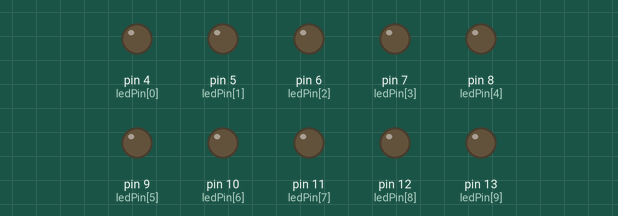
Simulated run of this sketch. Board: Arduino Uno, built with avr-gcc and run on an emulated ATmega328P. Shown: output pins drawn as LEDs (lit = HIGH).

Above: at 0.05 s.
At 0.55 s:
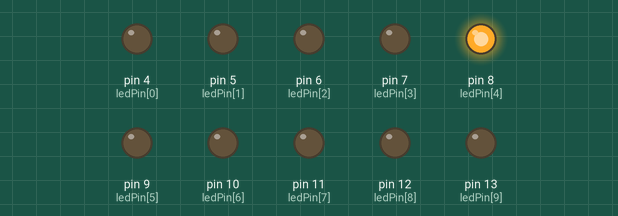
At 1.06 s:
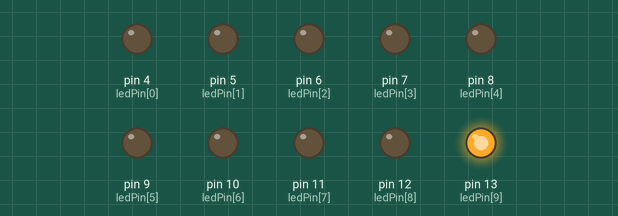
At 2.07 s:
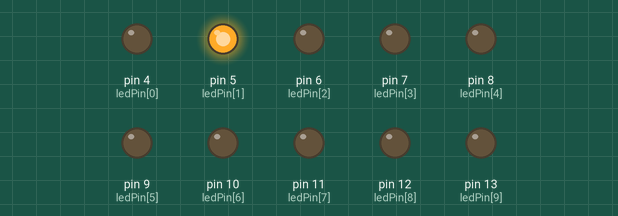
At 3.08 s:
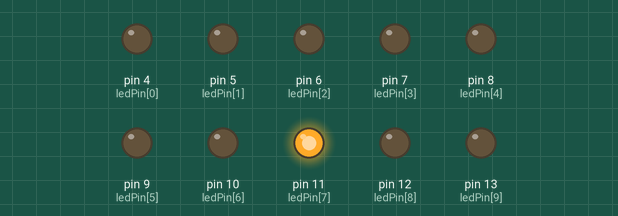
At 4.09 s:
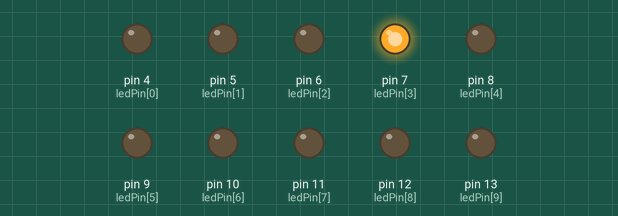
Timing chart, 0 to 4.4 s (numbered marks = the images above):
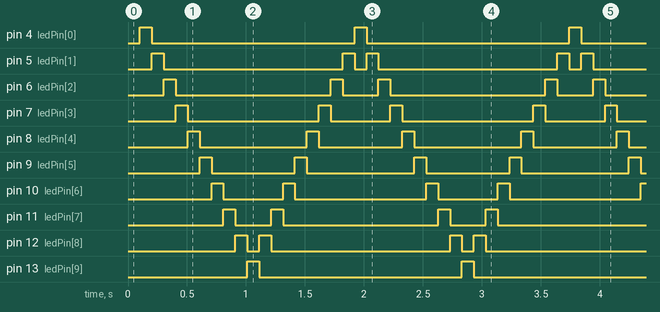

The sketch:

led_effects.ino
```cpp
byte ledPin[]={4,5,6,7,8,9,10,11,12,13}; //pinlerin numaralari tek seferde yazmak icin
int ledDelay(100);
int direction=1;
int currentLED=0;
unsigned long changeTime;
void setup() {
 for(int x=0; x<10; x++){
  pinMode(ledPin[x],OUTPUT);
  changeTime=millis();
 }
}

void loop() {
if((millis()-changeTime)>ledDelay){
  changeLed();
  changeTime=millis();
  }
}

void changeLed(){
  for(int x=x; x<10; x++){
    digitalWrite(ledPin[x],LOW);
  }
  digitalWrite(ledPin[currentLED],HIGH);
  currentLED=currentLED+direction;
  if(currentLED==9){
    direction=-1;
  }
  if(currentLED==0){
    direction=1;
  }
}
```

Measured:
- by itself, pin 4 (ledPin[0]), pin 13 (ledPin[9]): alternates HIGH for 0.10 s and LOW for 1.7 s
- by itself, pin 5 (ledPin[1]): repeats every 1.8 s: LOW 1.5 s, HIGH 0.10 s, LOW 0.10 s, HIGH 0.10 s
- by itself, pin 6 (ledPin[2]): repeats every 1.8 s: LOW 1.3 s, HIGH 0.10 s, LOW 0.30 s, HIGH 0.10 s
- by itself, pin 7 (ledPin[3]): repeats every 1.8 s: LOW 1.1 s, HIGH 0.10 s, LOW 0.51 s, HIGH 0.10 s
- by itself, pin 8 (ledPin[4]): repeats every 1.8 s: LOW 0.91 s, HIGH 0.10 s, LOW 0.71 s, HIGH 0.10 s
- by itself, pin 9 (ledPin[5]): repeats every 1.8 s: LOW 0.71 s, HIGH 0.10 s, LOW 0.91 s, HIGH 0.10 s
- by itself, pin 10 (ledPin[6]): repeats every 1.8 s: LOW 0.50 s, HIGH 0.10 s, LOW 1.1 s, HIGH 0.10 s
- by itself, pin 11 (ledPin[7]): repeats every 1.8 s: LOW 0.30 s, HIGH 0.10 s, LOW 1.3 s, HIGH 0.10 s
